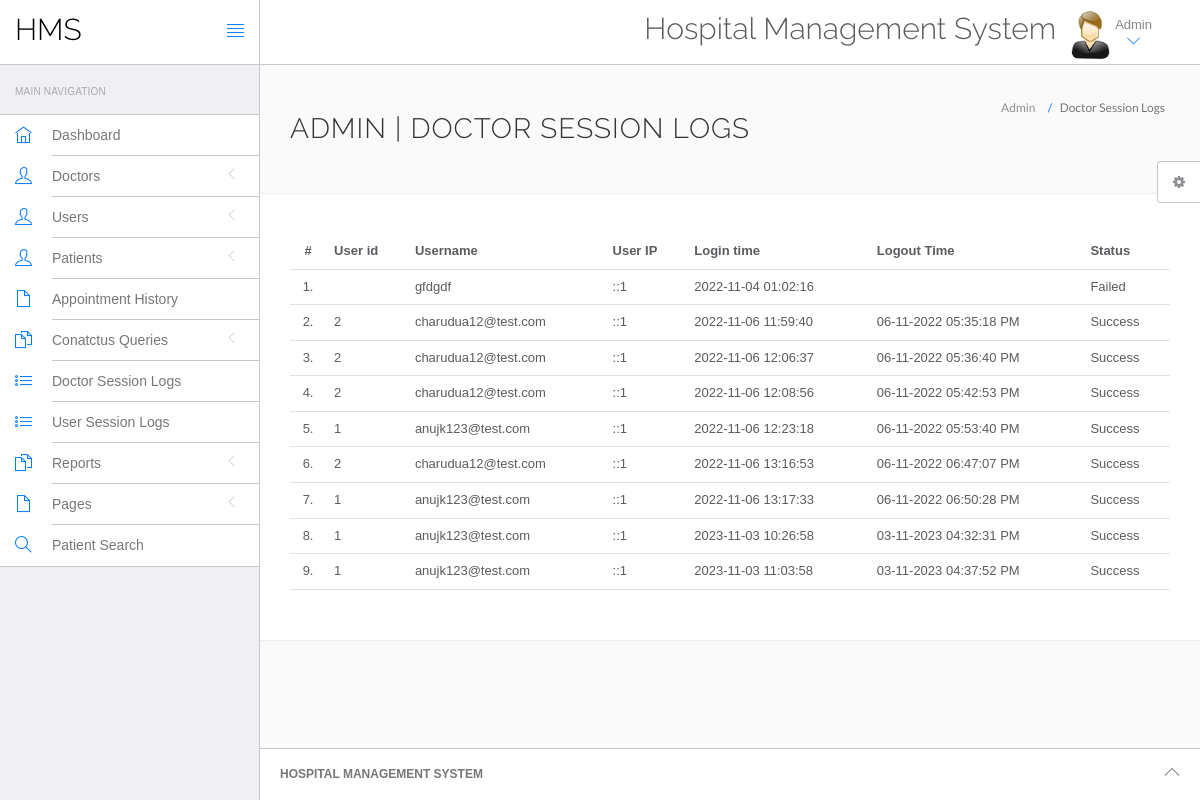
The app's page /hospital/hms/admin/doctor-logs.php (signed in) with its own data.
### tables this page shows
CREATE TABLE `doctorslog` (
  `id` int(11) NOT NULL,
  `uid` int(11) DEFAULT NULL,
  `username` varchar(255) DEFAULT NULL,
  `userip` binary(16) DEFAULT NULL,
  `loginTime` timestamp NULL DEFAULT current_timestamp(),
  `logout` varchar(255) DEFAULT NULL,
  `status` int(11) DEFAULT NULL
);

### hospital/hms/admin/doctor-logs.php (the view, shortened to what this page needs)
<?php
include('include/config.php');
if(strlen($_SESSION['id']==0)) {
 header('location:logout.php');
  } else{
?>
<!DOCTYPE html>
<html lang="en">
	<head>
		<link rel="stylesheet" href="vendor/bootstrap/css/bootstrap.min.css">
		<link rel="stylesheet" href="vendor/fontawesome/css/font-awesome.min.css">
		<link rel="stylesheet" href="vendor/themify-icons/themify-icons.min.css">
		<link href="vendor/animate.css/animate.min.css" rel="stylesheet" media="screen">
		<link href="vendor/perfect-scrollbar/perfect-scrollbar.min.css" rel="stylesheet" media="screen">
		<link href="vendor/switchery/switchery.min.css" rel="stylesheet" media="screen">
		<link href="vendor/bootstrap-touchspin/jquery.bootstrap-touchspin.min.css" rel="stylesheet" media="screen">
		<link href="vendor/select2/select2.min.css" rel="stylesheet" media="screen">
		<link href="vendor/bootstrap-datepicker/bootstrap-datepicker3.standalone.min.css" rel="stylesheet" media="screen">
		<link href="vendor/bootstrap-timepicker/bootstrap-timepicker.min.css" rel="stylesheet" media="screen">
		<link rel="stylesheet" href="assets/css/styles.css">
		<link rel="stylesheet" href="assets/css/plugins.css">
		<link rel="stylesheet" href="assets/css/themes/theme-1.css" id="skin_color" />
	</head>
	<body>
		<div id="app">
<?php include('include/sidebar.php');?>
			<div class="app-content">
					<?php include('include/header.php');?>
				<div class="main-content" >
					<div class="wrap-content container" id="container">
						<section id="page-title">
							<div class="row">
								<div class="col-sm-8">
									<h1 class="mainTitle">Admin  | Doctor Session Logs</h1>
																	</div>
								<ol class="breadcrumb">
									<li>
										<span>Admin </span>
									</li>
									<li class="active">
										<span>Doctor Session Logs</span>
									</li>
								</ol>
							</div>
						</section>
						<div class="container-fluid container-fullw bg-white">
									<div class="row">
								<div class="col-md-12">
									<table class="table table-hover" id="sample-table-1">
										<thead>
											<tr>
												<th class="center">#</th>
												<th class="hidden-xs">User id</th>
												<th>Username</th>
												<th>User IP</th>
												<th>Login time</th>
												<th>Logout Time </th>
												<th> Status </th>
											</tr>
										</thead>
										<tbody>
<?php
$sql=mysqli_query($con,"select * from doctorslog ");
$cnt=1;
while($row=mysqli_fetch_array($sql))
{
?>
											<tr>
												<td class="center"><?php echo $cnt;?>.</td>
												<td class="hidden-xs"><?php echo $row['uid'];?></td>
												<td class="hidden-xs"><?php echo $row['username'];?></td>
												<td><?php echo $row['userip'];?></td>
												<td><?php echo $row['loginTime'];?></td>
												<td><?php echo $row['logout'];?>
												</td>
												<td>
<?php if($row['status']==1)
{
	echo "Success";
}
else
{
	echo "Failed";
}?>
</td>
											</tr>
											<?php
$cnt=$cnt+1;
											 }?>
										</tbody>
									</table>
								</div>
							</div>
								</div>
					</div>
				</div>
			</div>
	<?php include('include/footer.php');?>
	<?php include('include/setting.php');?>
		</div>
	</body>
</html>
<?php } ?>

### hospital/hms/admin/assets/css/themes/theme-1.css (style rules this page uses)
body { background: #FAFAFA; }

### records on screen
doctorslog: username "gfdgdf", userip "::1", loginTime "2022-11-04 01:02:16", status "Failed"
doctorslog: uid "2", username "charudua12@test.com", userip "::1", loginTime "2022-11-06 11:59:40", logout "06-11-2022 05:35:18 PM", status "Success"
doctorslog: uid "2", username "charudua12@test.com", userip "::1", loginTime "2022-11-06 12:06:37", logout "06-11-2022 05:36:40 PM", status "Success"
doctorslog: uid "2", username "charudua12@test.com", userip "::1", loginTime "2022-11-06 12:08:56", logout "06-11-2022 05:42:53 PM", status "Success"
doctorslog: uid "1", username "anujk123@test.com", userip "::1", loginTime "2022-11-06 12:23:18", logout "06-11-2022 05:53:40 PM", status "Success"
doctorslog: uid "2", username "charudua12@test.com", userip "::1", loginTime "2022-11-06 13:16:53", logout "06-11-2022 06:47:07 PM", status "Success"
doctorslog: uid "1", username "anujk123@test.com", userip "::1", loginTime "2022-11-06 13:17:33", logout "06-11-2022 06:50:28 PM", status "Success"
doctorslog: uid "1", username "anujk123@test.com", userip "::1", loginTime "2023-11-03 10:26:58", logout "03-11-2023 04:32:31 PM", status "Success"
doctorslog: uid "1", username "anujk123@test.com", userip "::1", loginTime "2023-11-03 11:03:58", logout "03-11-2023 04:37:52 PM", status "Success"
